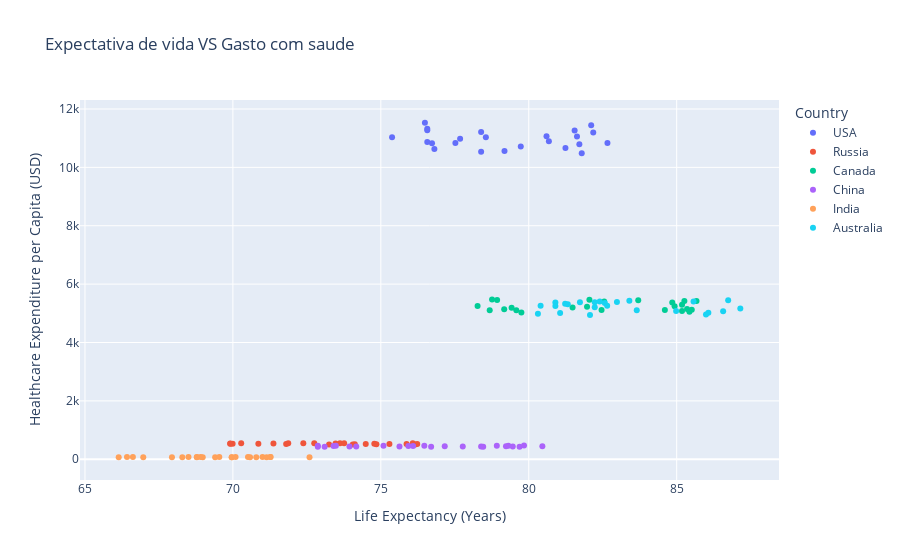

Notebook code cell kept with this figure:
### Code cell
fig = px.scatter(df, x='Life Expectancy (Years)', y='Healthcare Expenditure per Capita (USD)', color='Country', hover_name='Country', title='Expectativa de vida VS Gasto com saude')
fig.show()

### Figure 1 — Plotly figure (JSON) as saved in the notebook; plotly's stock layout.template omitted (floating-point values rounded to 4 significant figures)
{"data": [{"hovertemplate": "<b>%{hovertext}</b><br><br>Country=USA<br>Life Expectancy (Years)=%{x}<br>Healthcare Expenditure per Capita (USD)=%{y}<extra></extra>", "hovertext": ["USA", "USA", "USA", "USA", "USA", "USA", "USA", "USA", "USA", "USA", "USA", "USA", "USA", "USA", "USA", "USA", "USA", "USA", "USA", "USA", "USA", "USA", "USA", "USA"], "legendgroup": "USA", "marker": {"color": "#636efa", "symbol": "circle"}, "mode": "markers", "name": "USA", "orientation": "v", "showlegend": true, "type": "scatter", "x": [78.39, 77.52, 81.63, 78.39, 81.79, 82.18, 81.55, 77.68, 76.81, 76.49, 82.66, 81.71, 80.6, 76.57, 76.57, 79.18, 75.38, 79.73, 76.57, 78.55, 81.24, 82.11, 76.73, 80.68], "xaxis": "x", "y": [11209, 10835, 11055, 10538, 10483, 11198, 11264, 10978, 10626, 11528, 10835, 10791, 11066, 11319, 11275, 10560, 11033, 10714, 10868, 11033, 10659, 11440, 10824, 10890], "yaxis": "y"}, {"hovertemplate": "<b>%{hovertext}</b><br><br>Country=Russia<br>Life Expectancy (Years)=%{x}<br>Healthcare Expenditure per Capita (USD)=%{y}<extra></extra>", "hovertext": ["Russia", "Russia", "Russia", "Russia", "Russia", "Russia", "Russia", "Russia", "Russia", "Russia", "Russia", "Russia", "Russia", "Russia", "Russia", "Russia", "Russia", "Russia", "Russia", "Russia", "Russia", "Russia", "Russia", "Russia"], "legendgroup": "Russia", "marker": {"color": "#EF553B", "symbol": "circle"}, "mode": "markers", "name": "Russia", "orientation": "v", "showlegend": true, "type": "scatter", "x": [69.91, 69.99, 76.16, 74.78, 76.23, 73.25, 70.86, 74.49, 74.85, 74.05, 69.91, 76.08, 75.29, 71.37, 73.62, 72.75, 73.76, 74.12, 71.8, 70.28, 72.38, 75.87, 71.87, 73.47], "xaxis": "x", "y": [534.5, 529.7, 505.6, 535.0, 519.2, 504.5, 527.6, 523.4, 516.1, 506.1, 539.2, 546.5, 525, 543.4, 547.6, 550.2, 545.0, 515.0, 519.8, 546.5, 545.0, 525, 545.0, 539.7], "yaxis": "y"}, {"hovertemplate": "<b>%{hovertext}</b><br><br>Country=Canada<br>Life Expectancy (Years)=%{x}<br>Healthcare Expenditure per Capita (USD)=%{y}<extra></extra>", "hovertext": ["Canada", "Canada", "Canada", "Canada", "Canada", "Canada", "Canada", "Canada", "Canada", "Canada", "Canada", "Canada", "Canada", "Canada", "Canada", "Canada", "Canada", "Canada", "Canada", "Canada", "Canada", "Canada", "Canada", "Canada"], "legendgroup": "Canada", "marker": {"color": "#00cc96", "symbol": "circle"}, "mode": "markers", "name": "Canada", "orientation": "v", "showlegend": true, "type": "scatter", "x": [84.6, 79.58, 85.18, 85.51, 84.93, 85.67, 83.7, 78.68, 78.27, 81.97, 84.85, 78.76, 85.18, 79.75, 85.35, 82.55, 78.93, 82.46, 82.05, 85.43, 81.48, 79.42, 85.26, 79.17], "xaxis": "x", "y": [5114.0, 5103, 5082, 5124, 5240.0, 5423.0, 5444.0, 5108.0, 5250, 5229, 5371.0, 5476.0, 5297.0, 5030.0, 5150.0, 5402.0, 5460, 5114.0, 5465.0, 5050.0, 5203.0, 5187, 5418, 5140.0], "yaxis": "y"}, {"hovertemplate": "<b>%{hovertext}</b><br><br>Country=China<br>Life Expectancy (Years)=%{x}<br>Healthcare Expenditure per Capita (USD)=%{y}<extra></extra>", "hovertext": ["China", "China", "China", "China", "China", "China", "China", "China", "China", "China", "China", "China", "China", "China", "China", "China", "China", "China", "China", "China", "China", "China", "China", "China"], "legendgroup": "China", "marker": {"color": "#ab63fa", "symbol": "circle"}, "mode": "markers", "name": "China", "orientation": "v", "showlegend": true, "type": "scatter", "x": [76.09, 79.46, 75.09, 73.4, 73.94, 78.92, 78.39, 79.69, 73.48, 77.16, 79.31, 72.87, 79.84, 76.47, 80.46, 78.46, 76.7, 75.63, 77.77, 74.17, 79.23, 72.87, 75.93, 73.1], "xaxis": "x", "y": [459, 439.2, 466.6, 452.2, 440.1, 463.9, 437.4, 430.6, 463.5, 447.8, 461.7, 460.8, 472.5, 462.1, 447.8, 429.8, 428.4, 436.5, 437.4, 438.8, 450, 427.5, 451.8, 430.2], "yaxis": "y"}, {"hovertemplate": "<b>%{hovertext}</b><br><br>Country=India<br>Life Expectancy (Years)=%{x}<br>Healthcare Expenditure per Capita (USD)=%{y}<extra></extra>", "hovertext": ["India", "India", "India", "India", "India", "India", "India", "India", "India", "India", "India", "India", "India", "India", "India", "India", "India", "India", "India", "India", "India", "India", "India", "India"], "legendgroup": "India", "marker": {"color": "#FFA15A", "symbol": "circle"}, "mode": "markers", "name": "India", "orientation": "v", "showlegend": true, "type": "scatter", "x": [68.78, 71.27, 68.29, 66.42, 68.98, 67.94, 68.78, 71, 69.4, 68.5, 66.14, 66.62, 71.14, 70.79, 68.91, 69.96, 70.51, 72.59, 70.58, 69.96, 71.27, 69.54, 66.97, 70.09], "xaxis": "x", "y": [76.07, 74.83, 70.52, 74.68, 70.3, 73.44, 72.2, 74.83, 71.1, 76.58, 69.42, 75.12, 72.78, 69.86, 74.53, 71.25, 74.83, 70.08, 73.66, 70.44, 74.68, 74.61, 71.98, 76.07], "yaxis": "y"}, {"hovertemplate": "<b>%{hovertext}</b><br><br>Country=Australia<br>Life Expectancy (Years)=%{x}<br>Healthcare Expenditure per Capita (USD)=%{y}<extra></extra>", "hovertext": ["Australia", "Australia", "Australia", "Australia", "Australia", "Australia", "Australia", "Australia", "Australia", "Australia", "Australia", "Australia", "Australia", "Australia", "Australia", "Australia", "Australia", "Australia", "Australia", "Australia", "Australia", "Australia", "Australia", "Australia"], "legendgroup": "Australia", "marker": {"color": "#19d3f3", "symbol": "circle"}, "mode": "markers", "name": "Australia", "orientation": "v", "showlegend": true, "type": "scatter", "x": [80.9, 85.57, 82.4, 80.4, 82.23, 80.31, 82.07, 84.98, 82.98, 81.32, 81.06, 87.15, 82.23, 83.65, 86.07, 81.73, 82.57, 82.65, 85.99, 86.74, 80.9, 86.57, 81.23, 83.4], "xaxis": "x", "y": [5366.0, 5403.0, 5403.0, 5257.0, 5377.0, 4982.0, 4945.0, 5080.0, 5387.0, 5309.0, 5013.0, 5169.0, 5210.0, 5101.0, 5018, 5377.0, 5356, 5257.0, 4961.0, 5450.0, 5252, 5070, 5325.0, 5434], "yaxis": "y"}], "layout": {"autosize": true, "legend": {"title": {"text": "Country"}, "tracegroupgap": 0}, "title": {"text": "Expectativa de vida VS Gasto com saude"}, "xaxis": {"anchor": "y", "autorange": true, "domain": [0, 1], "range": [64.86, 88.43], "title": {"text": "Life Expectancy (Years)"}, "type": "linear"}, "yaxis": {"anchor": "x", "autorange": true, "domain": [0, 1], "range": [-876.2, 12470.0], "title": {"text": "Healthcare Expenditure per Capita (USD)"}, "type": "linear"}}}
